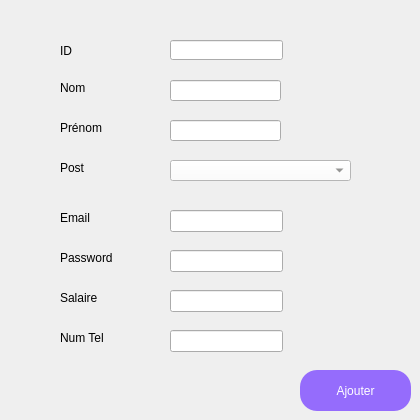
      <widget class="QWidget" name="tab_9">
       <attribute name="title">
        <string>Ajouter</string>
       </attribute>
       <widget class="QLabel" name="label_38">
        <property name="geometry">
         <rect>
          <x>60</x>
          <y>40</y>
          <width>47</width>
          <height>21</height>
         </rect>
        </property>
        <property name="styleSheet">
         <string notr="true"/>
        </property>
        <property name="text">
         <string>ID</string>
        </property>
       </widget>
       <widget class="QLineEdit" name="le_nom_e">
        <property name="geometry">
         <rect>
          <x>170</x>
          <y>80</y>
          <width>111</width>
          <height>21</height>
         </rect>
        </property>
        <property name="styleSheet">
         <string notr="true"/>
        </property>
       </widget>
       <widget class="QLabel" name="label_39">
        <property name="geometry">
         <rect>
          <x>60</x>
          <y>120</y>
          <width>71</width>
          <height>16</height>
         </rect>
        </property>
        <property name="styleSheet">
         <string notr="true"/>
        </property>
        <property name="text">
         <string>Prénom</string>
        </property>
       </widget>
       <widget class="QLineEdit" name="le_prenom_e">
        <property name="geometry">
         <rect>
          <x>170</x>
          <y>120</y>
          <width>111</width>
          <height>21</height>
         </rect>
        </property>
        <property name="styleSheet">
         <string notr="true"/>
        </property>
       </widget>
       <widget class="QLabel" name="label_40">
        <property name="geometry">
         <rect>
          <x>60</x>
          <y>160</y>
          <width>47</width>
          <height>16</height>
         </rect>
        </property>
        <property name="styleSheet">
         <string notr="true"/>
        </property>
        <property name="text">
         <string>Post</string>
        </property>
       </widget>
       <widget class="QLineEdit" name="le_id_e">
        <property name="geometry">
         <rect>
          <x>170</x>
          <y>40</y>
          <width>113</width>
          <height>20</height>
         </rect>
        </property>
        <property name="styleSheet">
         <string notr="true"/>
        </property>
       </widget>
       <widget class="QComboBox" name="le_poste_e">
        <property name="geometry">
         <rect>
          <x>170</x>
          <y>160</y>
          <width>181</width>
          <height>21</height>
         </rect>
        </property>
        <property name="styleSheet">
         <string notr="true">background-color:white;
color:#585856;</string>
        </property>
       </widget>
       <widget class="QLabel" name="label_41">
        <property name="geometry">
         <rect>
          <x>60</x>
          <y>80</y>
          <width>47</width>
          <height>16</height>
         </rect>
        </property>
        <property name="styleSheet">
         <string notr="true"/>
        </property>
        <property name="text">
         <string>Nom</string>
        </property>
       </widget>
       <widget class="QPushButton" name="pb_ajouter_e">
        <property name="geometry">
         <rect>
          <x>300</x>
          <y>370</y>
          <width>111</width>
          <height>41</height>
         </rect>
        </property>
        <property name="styleSheet">
         <string notr="true">QPushButton {
	background-color: rgba(126, 75, 255,80%);  color: white;
  padding: 10px 12px;
border-radius:17px;
font: 75 9pt &quot;MS Shell Dlg 2&quot;;
}
QPushButton::selected {
    color: white;
   background-color:#FF7244;

}
QPushButton::hover {
  background: #FF7244;
 }</string>
        </property>
        <property name="text">
         <string>Ajouter</string>
        </property>
       </widget>
       <widget class="QLabel" name="label_42">
        <property name="geometry">
         <rect>
          <x>60</x>
          <y>210</y>
          <width>56</width>
          <height>16</height>
         </rect>
        </property>
        <property name="text">
         <string>Email</string>
        </property>
       </widget>
       <widget class="QLineEdit" name="le_email_e">
        <property name="geometry">
         <rect>
          <x>170</x>
          <y>210</y>
          <width>113</width>
          <height>22</height>
         </rect>
        </property>
       </widget>
       <widget class="QLabel" name="label_43">
        <property name="geometry">
         <rect>
          <x>60</x>
          <y>250</y>
          <width>91</width>
          <height>16</height>
         </rect>
        </property>
        <property name="text">
         <string>Password</string>
        </property>
       </widget>
       <widget class="QLineEdit" name="le_password_e">
        <property name="geometry">
         <rect>
          <x>170</x>
          <y>250</y>
          <width>113</width>
          <height>22</height>
         </rect>
        </property>
       </widget>
       <widget class="QLabel" name="label_44">
        <property name="geometry">
         <rect>
          <x>60</x>
          <y>290</y>
          <width>71</width>
          <height>16</height>
         </rect>
        </property>
        <property name="text">
         <string>Salaire</string>
        </property>
       </widget>
       <widget class="QLineEdit" name="le_salaire_e">
        <property name="geometry">
         <rect>
          <x>170</x>
          <y>290</y>
          <width>113</width>
          <height>22</height>
         </rect>
        </property>
       </widget>
       <widget class="QLabel" name="label_45">
        <property name="geometry">
         <rect>
          <x>60</x>
          <y>330</y>
          <width>81</width>
          <height>16</height>
         </rect>
        </property>
        <property name="text">
         <string>Num Tel</string>
        </property>
       </widget>
       <widget class="QLineEdit" name="le_tel_e">
        <property name="geometry">
         <rect>
          <x>170</x>
          <y>330</y>
          <width>113</width>
          <height>22</height>
         </rect>
        </property>
        <property name="styleSheet">
         <string notr="true"/>
        </property>
       </widget>
      </widget>
